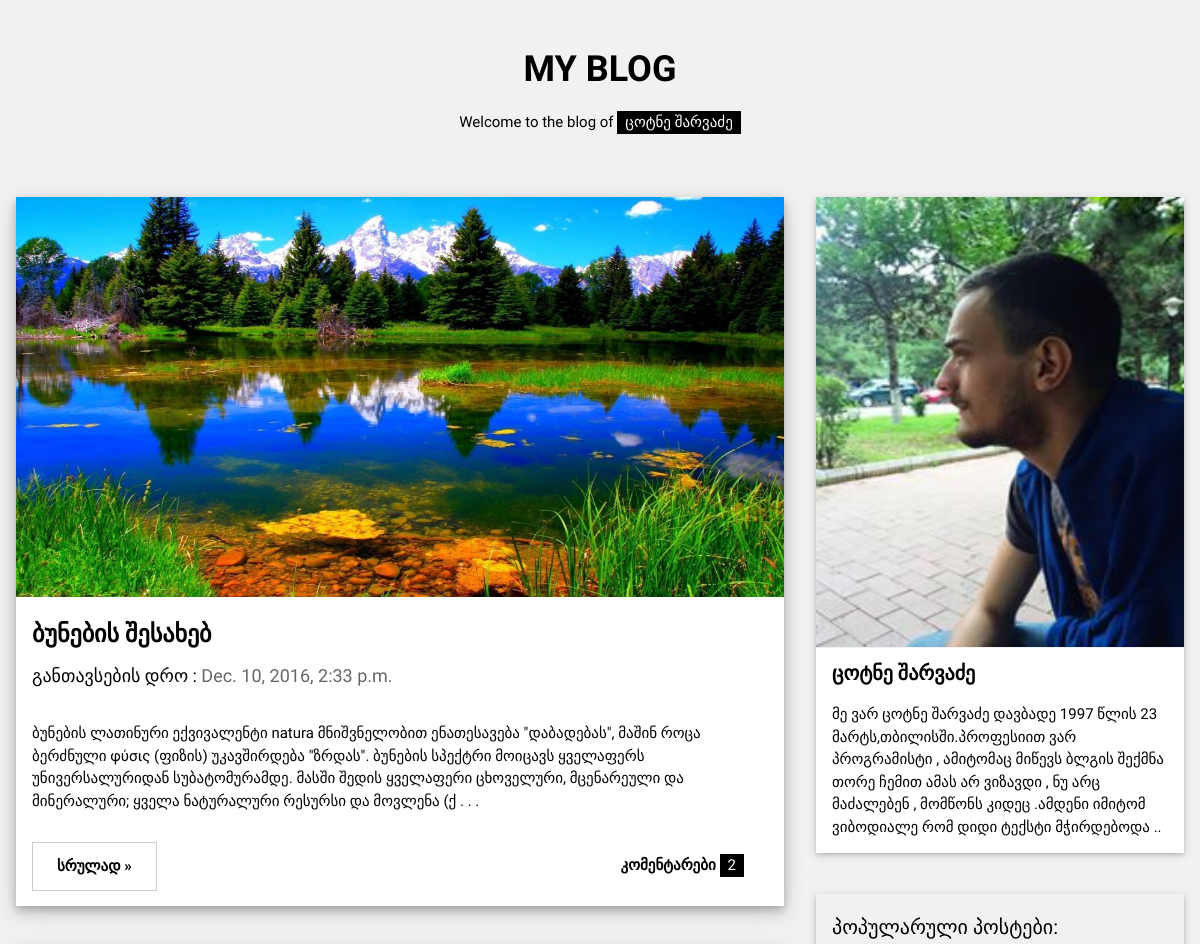
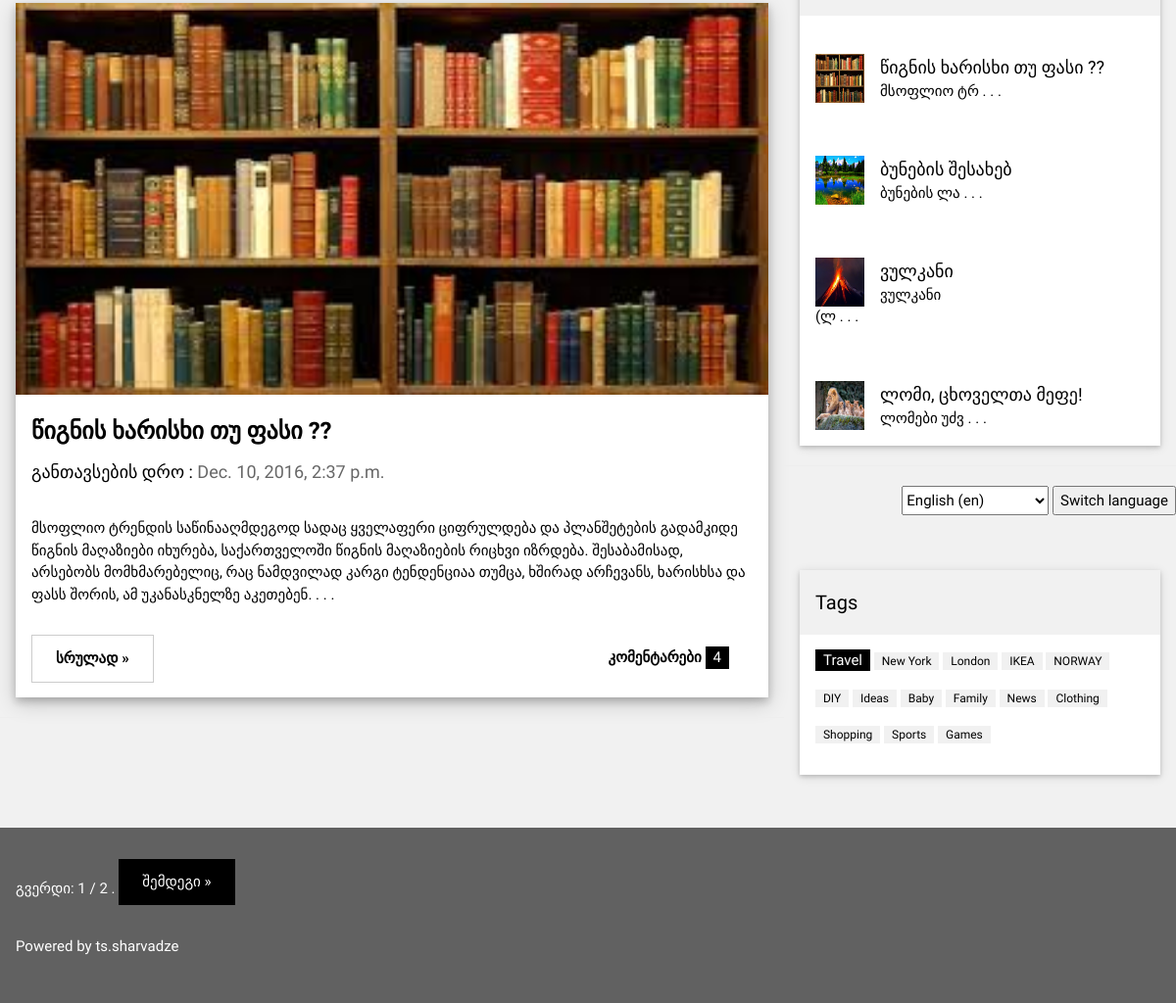
/sing/app/, run on the app's committed database (2 pictures, top to bottom).
### app/models.py (models this page shows, shortened)
class Post(models.Model):
	postis_satauri=models.CharField(verbose_name=_("სათაური"),max_length=50)
	postis_contenti=models.TextField(verbose_name=_("კონტენტი"))
	sheqmnis_dro=models.DateTimeField(verbose_name=_('შექმნის დრო'))
	surati=models.ImageField(verbose_name=_("სურათი"),upload_to='app')
	ganaxlebis_dro=models.DateTimeField(verbose_name=_('განახლების დრო'))
	def get_medium_desc(self):
		return self.postis_contenti[:300]+" . . ."
	def get_short_desc(self):
		return self.postis_contenti[:10]+" . . ."
	class Meta:
		verbose_name_plural=_("პოსტები")

### app/views.py (the view)
def index(request):
	def my_sort(a):
		return a.comment_set.count()
	postebis_sia=Post.objects.all()
	popularuli_postebi=[i for i in postebis_sia]
	popularuli_postebi.sort(key=my_sort,reverse=True)
	popularuli_postebi=popularuli_postebi[:5]
	paginator = Paginator(postebis_sia, 2) # Show 2 contacts per page
	page = request.GET.get('page')
	try:
		contacts = paginator.page(page)
	except PageNotAnInteger:
		contacts = paginator.page(1)
	except EmptyPage:
		contacts = paginator.page(paginator.num_pages)
	page_num=contacts.number
	postebis_sia=postebis_sia[page_num*2-2:page_num*2]
	return render(request,'app/new.html',{"postebis_sia":postebis_sia,
		"popularuli_postebi":popularuli_postebi,"contacts":contacts})

### templates/app/new.html (shortened to what this page needs)
{% load i18n %}
<!DOCTYPE html>
<html>
{% load static %}
<link rel="stylesheet" href="{% static 'css/new.css' %}">
<body class="w3-light-grey">
<div class="w3-content" style="max-width:1400px">
<header class="w3-container w3-center w3-padding-32">
  <h1><b>MY BLOG</b></h1>
  <p>Welcome to the blog of <span class="w3-tag">ცოტნე შარვაძე</span></p>
</header>
<div class="w3-row">
<div class="w3-col l8 s12">
  {% for object in postebis_sia %}
  <div class="w3-card-4 w3-margin w3-white">
    <img src="{{object.surati.url}}" alt="Nature" style="width: 100%; height: 400px;">
    <div class="w3-container w3-padding-8">
      <h3><b>{{object.postis_satauri}}</b></h3>
      <h5>განთავსების დრო : <span class="w3-opacity">{{ object.sheqmnis_dro }}</span></h5>
    </div>
    <div class="w3-container">
      <p>{{object.get_medium_desc}}</p>
      <div class="w3-row">
        <div class="w3-col m8 s12">
          <p><a type="button" href="{% url 'app:srulad' object.id %}"  class="w3-btn w3-padding-large w3-white w3-border w3-hover-border-black"><b>სრულად »</b></a></p>
        </div>
        <div class="w3-col m4 w3-hide-small">
          <p><span class="w3-padding-large w3-right"><b>კომენტარები  </b> <span class="w3-tag">{{object.comment_set.count}}</span></span></p>
        </div>
      </div>
    </div>
  </div>
  <hr>
  {% endfor %}
</div>
<div class="w3-col l4">
  <div class="w3-card-2 w3-margin w3-margin-top">
  <img src="{% static 'img/prof.jpg' %}" style="width: 100%; height: 450px;">
    <div class="w3-container w3-white">
      <h4><b>ცოტნე შარვაძე</b></h4>
      <p>მე ვარ ცოტნე შარვაძე დავბადე 1997 წლის 23 მარტს,თბილისში.პროფესიით ვარ პროგრამისტი , ამიტომაც მიწევს ბლგის შექმნა თორე ჩემით ამას არ ვიზავდი , ნუ არც მაძალებენ , მომწონს კიდეც .ამდენი იმიტომ ვიბოდიალე რომ დიდი ტექსტი მჭირდებოდა ..</p>
    </div>
  </div><hr>
  <div class="w3-card-2 w3-margin">
    <div class="w3-container w3-padding">
      <h4>პოპულარული პოსტები:</h4>
    </div>
    {% for i in popularuli_postebi %}
    <ul class="w3-ul w3-hoverable w3-white"><a type="button" href="{% url 'app:srulad' i.id %}">
      <li class="w3-padding-16">
        <img src="{{i.surati.url}}" alt="Image" class="w3-left w3-margin-right" style="width:50px;height: 50px">
        <span class="w3-large">{{i.postis_satauri}}</span><br>
        <span>{{i.get_short_desc}}</span>
      </a>
    </ul>
    {% endfor %}
  </div>
  <hr>
 <div style="height: 70px;">
  <form action="/i18n/setlang/" method="POST" style="float: right; display: inline-block;">
    <select name="language" style="height: 30px; width: 150px;" >
      {% get_current_language as LANGUAGE_CODE %}
      {% get_available_languages as LANGUAGES %}
      {% get_language_info_list for LANGUAGES as languages %}
      {% for language in languages %}
      <option value="{{ language.code }}"
          {% if language.code == LANGUAGE_CODE %}
            selected="selected"
          {% endif %} >
        {{ language.name_local }} ({{ language.code }})
      </option>
      {% endfor %}
    </select>
    <input style="height: 30px; margin-bottom: 20px;"  type="submit" value="{% trans 'Switch language' %}" />
  </form>
</div>
  <div class="w3-card-2 w3-margin">
    <div class="w3-container w3-padding">
      <h4>Tags</h4>
    </div>
    <div class="w3-container w3-white">
    <p><span class="w3-tag w3-black w3-margin-bottom">Travel</span> <span class="w3-tag w3-light-grey w3-small w3-margin-bottom">New York</span> <span class="w3-tag w3-light-grey w3-small w3-margin-bottom">London</span>
      <span class="w3-tag w3-light-grey w3-small w3-margin-bottom">IKEA</span> <span class="w3-tag w3-light-grey w3-small w3-margin-bottom">NORWAY</span> <span class="w3-tag w3-light-grey w3-small w3-margin-bottom">DIY</span>
      <span class="w3-tag w3-light-grey w3-small w3-margin-bottom">Ideas</span> <span class="w3-tag w3-light-grey w3-small w3-margin-bottom">Baby</span> <span class="w3-tag w3-light-grey w3-small w3-margin-bottom">Family</span>
      <span class="w3-tag w3-light-grey w3-small w3-margin-bottom">News</span> <span class="w3-tag w3-light-grey w3-small w3-margin-bottom">Clothing</span> <span class="w3-tag w3-light-grey w3-small w3-margin-bottom">Shopping</span>
      <span class="w3-tag w3-light-grey w3-small w3-margin-bottom">Sports</span> <span class="w3-tag w3-light-grey w3-small w3-margin-bottom">Games</span>
    </p>
    </div>
  </div>
</div>
</div><br>
</div>
<footer class="w3-container w3-dark-grey w3-padding-32 w3-margin-top">
    <div class="pagination">
      <span class="step-links">
          <span class="current">
              გვერდი: {{ contacts.number }} / {{ contacts.paginator.num_pages }} .
          </span>
          {% if contacts.has_next %}
              <a class="w3-btn w3-padding-large w3-margin-bottom" href="?page={{ contacts.next_page_number }}">შემდეგი »</a>
          {% endif %}
      </span>
  </div>
  <p>Powered by <a href="https://www.facebook.com/tsotnesharvadze" target="_blank">ts.sharvadze</a></p>
</footer>
</body>
</html>

### templates/app/new.html (style rules this page uses)
body,h1,h2,h3,h4,h5 { font-family: "Raleway", sans-serif }

### data on the page
Post: surati (picture), postis_satauri "ბუნების შესახებ", sheqmnis_dro "Dec. 10, 2016, 2:33 p.m.", get_medium_desc "ბუნების ლათინური ექვივალენტი natura მნიშვნელობით ენათესავება \"დაბადებას\", მაშინ როცა ბერძნული φύσις (ფიზის) უკავშირდება \"ზრდას\". ბუნების სპექტრი მოიცავს ყველაფერს უნივერსალურიდან სუბატომურამდე. მასში შედის ყველაფერი ცხოველური, მცენარეული და მინერალური; ყველა ნატურალური რესურსი და მოვლენა (ქ . . .", comment_set.count "2", get_short_desc "ბუნების ლა . . ."
Post: surati (picture), postis_satauri "წიგნის ხარისხი თუ ფასი ??", sheqmnis_dro "Dec. 10, 2016, 2:37 p.m.", get_medium_desc "მსოფლიო ტრენდის საწინააღმდეგოდ სადაც ყველაფერი ციფრულდება და პლანშეტების გადამკიდე წიგნის მაღაზიები იხურება, საქართველოში წიგნის მაღაზიების რიცხვი იზრდება. შესაბამისად, არსებობს მომხმარებელიც, რაც ნამდვილად კარგი ტენდენციაა თუმცა, ხშირად არჩევანს, ხარისხსა და ფასს შორის, ამ უკანასკნელზე აკეთებენ. . . .", comment_set.count "4", get_short_desc "მსოფლიო ტრ . . ."
Post: surati (picture), postis_satauri "ვულკანი", get_short_desc "ვულკანი (ლ . . ."
Post: surati (picture), postis_satauri "ლომი, ცხოველთა მეფე!", get_short_desc "ლომები უძვ . . ."

### other printed values
{{ contacts.number }} "1"
{{ contacts.paginator.num_pages }} "2"
form field language "English (en)"
